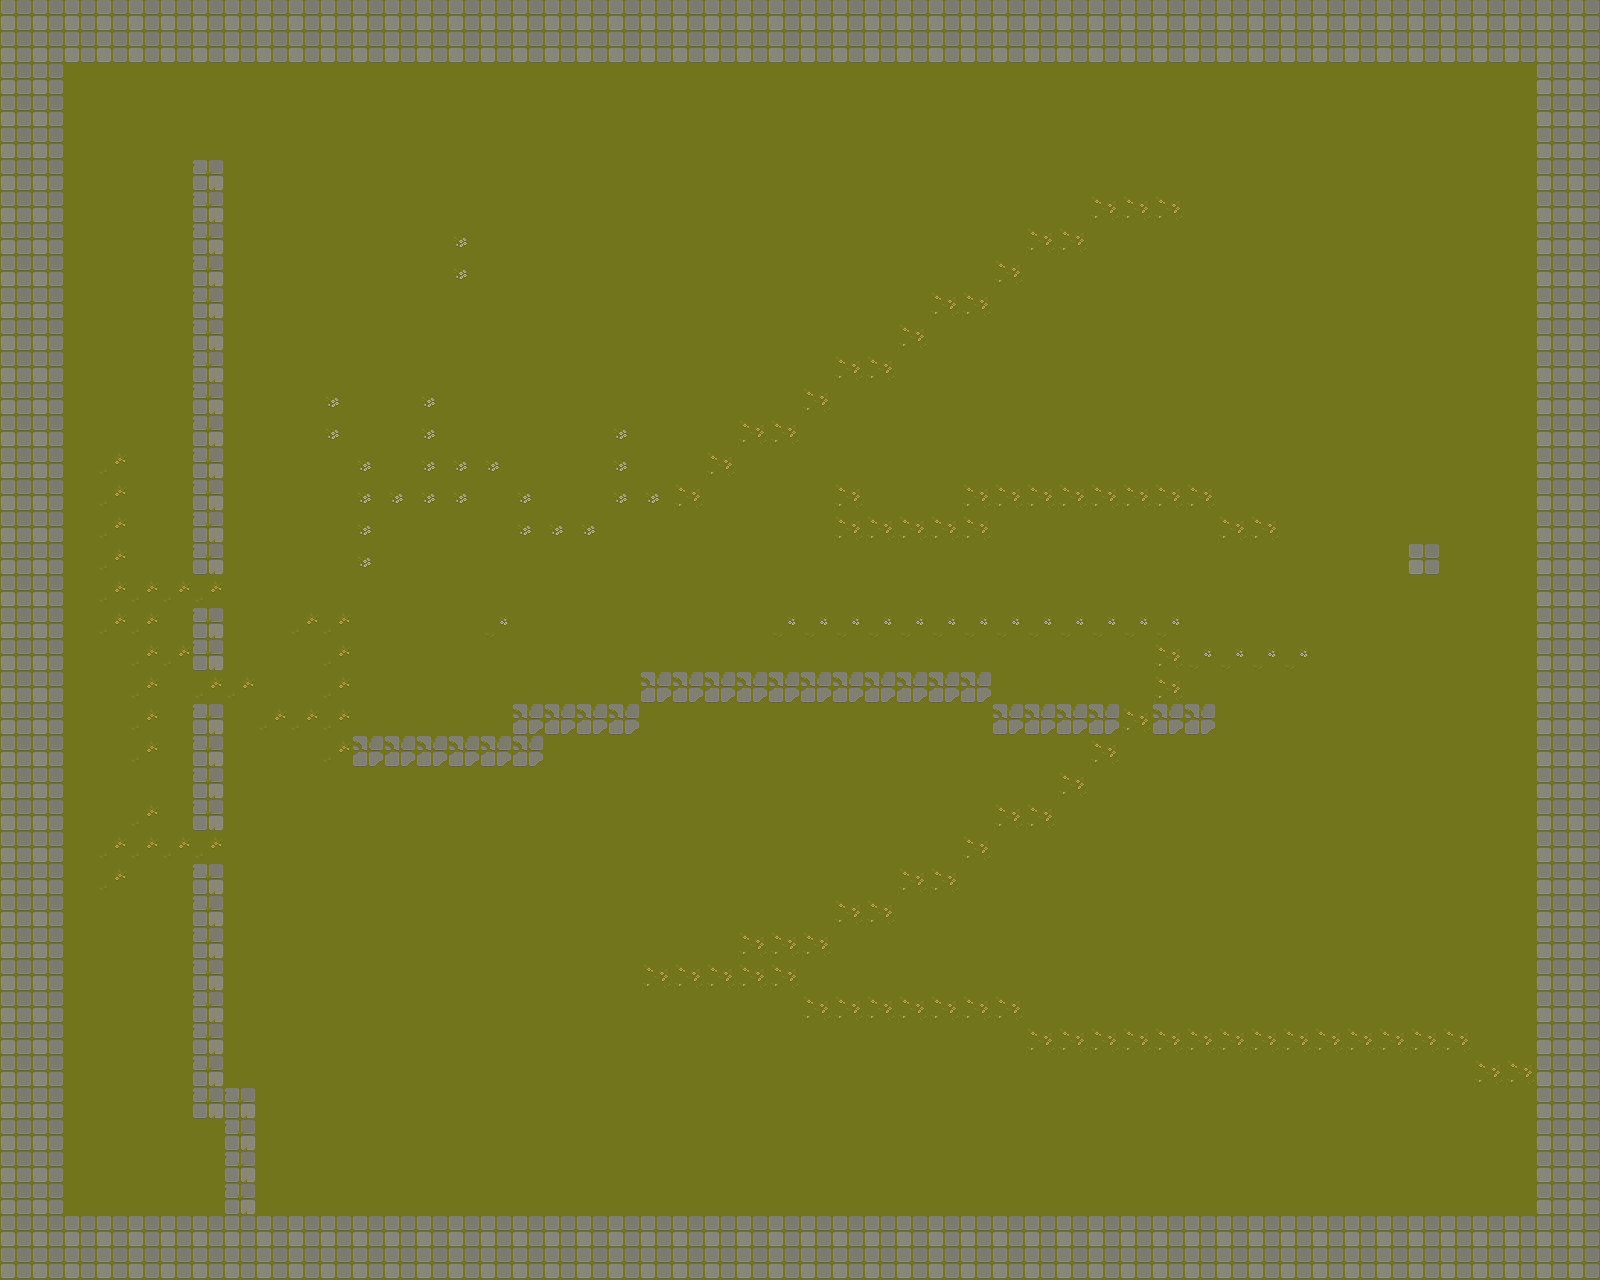

This game map was drawn from its Tiled (.tmx) file and the tilesets committed beside it. A one-line description and the full map source follow:
An orthogonal 50x40 tile map with 32x32 px tiles, 1 tile layer (Tile Layer 1).

<map version="1.9" tiledversion="1.9.2" orientation="orthogonal" renderorder="right-down" width="50" height="40" tilewidth="32" tileheight="32" infinite="0" nextlayerid="2" nextobjectid="1">
 <editorsettings>
  <export target="map_test.csv" format="csv" />
 </editorsettings>
 <tileset firstgid="1" source="TX Tileset Grass.tsx" />
 <layer id="1" name="Tile Layer 1" width="50" height="40">
  <data encoding="csv">
33,33,33,33,33,33,33,33,33,33,33,33,33,33,33,33,33,33,33,33,33,33,33,33,33,33,33,33,33,33,33,33,33,33,33,33,33,33,33,33,33,33,33,33,33,33,33,33,33,33,
33,33,33,33,33,33,33,33,33,33,33,33,33,33,33,33,33,33,33,33,33,33,33,33,33,33,33,33,33,33,33,33,33,33,33,33,33,33,33,33,33,33,33,33,33,33,33,33,33,33,
33,33,1,1,1,1,1,1,1,1,1,1,1,1,1,1,1,1,1,1,1,1,1,1,1,1,1,1,1,1,1,1,1,1,1,1,1,1,1,1,1,1,1,1,1,1,1,1,33,33,
33,33,1,1,1,1,1,1,1,1,1,1,1,1,1,1,1,1,1,1,1,1,1,1,1,1,1,1,1,1,1,1,1,1,1,1,1,1,1,1,1,1,1,1,1,1,1,1,33,33,
33,33,1,1,1,1,1,1,1,1,1,1,1,1,1,1,1,1,1,1,1,1,1,1,1,1,1,1,1,1,1,1,1,1,1,1,1,1,1,1,1,1,1,1,1,1,1,1,33,33,
33,33,1,1,1,1,34,1,1,1,1,1,1,1,1,1,1,1,1,1,1,1,1,1,1,1,1,1,1,1,1,1,1,1,1,1,1,1,1,1,1,1,1,1,1,1,1,1,33,33,
33,33,1,1,1,1,34,1,1,1,1,1,1,1,1,1,1,1,1,1,1,1,1,1,1,1,1,1,1,1,1,1,1,1,30,30,30,1,1,1,1,1,1,1,1,1,1,1,33,33,
33,33,1,1,1,1,34,1,1,1,1,1,1,1,13,1,1,1,1,1,1,1,1,1,1,1,1,1,1,1,1,1,30,30,1,1,1,1,1,1,1,1,1,1,1,1,1,1,33,33,
33,33,1,1,1,1,34,1,1,1,1,1,1,1,13,1,1,1,1,1,1,1,1,1,1,1,1,1,1,1,1,30,1,1,1,1,1,1,1,1,1,1,1,1,1,1,1,1,33,33,
33,33,1,1,1,1,34,1,1,1,1,1,1,1,1,1,1,1,1,1,1,1,1,1,1,1,1,1,1,30,30,1,1,1,1,1,1,1,1,1,1,1,1,1,1,1,1,1,33,33,
33,33,1,1,1,1,34,1,1,1,1,1,1,1,1,1,1,1,1,1,1,1,1,1,1,1,1,1,30,1,1,1,1,1,1,1,1,1,1,1,1,1,1,1,1,1,1,1,33,33,
33,33,1,1,1,1,34,1,1,1,1,1,1,1,1,1,1,1,1,1,1,1,1,1,1,1,30,30,1,1,1,1,1,1,1,1,1,1,1,1,1,1,1,1,1,1,1,1,33,33,
33,33,1,1,1,1,34,1,1,1,13,1,1,13,1,1,1,1,1,1,1,1,1,1,1,30,1,1,1,1,1,1,1,1,1,1,1,1,1,1,1,1,1,1,1,1,1,1,33,33,
33,33,1,1,1,1,34,1,1,1,13,1,1,13,1,1,1,1,1,13,1,1,1,30,30,1,1,1,1,1,1,1,1,1,1,1,1,1,1,1,1,1,1,1,1,1,1,1,33,33,
33,33,1,15,1,1,34,1,1,1,1,13,1,13,13,13,1,1,1,13,1,1,30,1,1,1,1,1,1,1,1,1,1,1,1,1,1,1,1,1,1,1,1,1,1,1,1,1,33,33,
33,33,1,15,1,1,34,1,1,1,1,13,13,13,13,1,13,1,1,13,13,30,1,1,1,1,30,1,1,1,30,30,30,30,30,30,30,30,1,1,1,1,1,1,1,1,1,1,33,33,
33,33,1,15,1,1,34,1,1,1,1,13,1,1,1,1,13,13,13,1,1,1,1,1,1,1,30,30,30,30,30,1,1,1,1,1,1,1,30,30,1,1,1,1,1,1,1,1,33,33,
33,33,1,15,1,1,34,1,1,1,1,13,1,1,1,1,1,1,1,1,1,1,1,1,1,1,1,1,1,1,1,1,1,1,1,1,1,1,1,1,1,1,1,1,33,1,1,1,33,33,
33,33,1,15,15,15,15,1,1,1,1,1,1,1,1,1,1,1,1,1,1,1,1,1,1,1,1,1,1,1,1,1,1,1,1,1,1,1,1,1,1,1,1,1,1,1,1,1,33,33,
33,33,1,15,15,1,34,1,1,15,15,1,1,1,1,14,1,1,1,1,1,1,1,1,14,14,14,14,14,14,14,14,14,14,14,14,14,1,1,1,1,1,1,1,1,1,1,1,33,33,
33,33,1,1,15,15,34,1,1,1,15,1,1,1,1,1,1,1,1,1,1,1,1,1,1,1,1,1,1,1,1,1,1,1,1,1,30,14,14,14,14,1,1,1,1,1,1,1,33,33,
33,33,1,1,15,1,15,15,1,1,15,1,1,1,1,1,1,1,1,1,50,50,50,50,50,50,50,50,50,50,50,1,1,1,1,1,30,1,1,1,1,1,1,1,1,1,1,1,33,33,
33,33,1,1,15,1,34,1,15,15,15,1,1,1,1,1,50,50,50,50,1,1,1,1,1,1,1,1,1,1,1,50,50,50,50,30,50,50,1,1,1,1,1,1,1,1,1,1,33,33,
33,33,1,1,15,1,34,1,1,1,15,50,50,50,50,50,50,1,1,1,1,1,1,1,1,1,1,1,1,1,1,1,1,1,30,1,1,1,1,1,1,1,1,1,1,1,1,1,33,33,
33,33,1,1,1,1,34,1,1,1,1,1,1,1,1,1,1,1,1,1,1,1,1,1,1,1,1,1,1,1,1,1,1,30,1,1,1,1,1,1,1,1,1,1,1,1,1,1,33,33,
33,33,1,1,15,1,34,1,1,1,1,1,1,1,1,1,1,1,1,1,1,1,1,1,1,1,1,1,1,1,1,30,30,1,1,1,1,1,1,1,1,1,1,1,1,1,1,1,33,33,
33,33,1,15,15,15,15,1,1,1,1,1,1,1,1,1,1,1,1,1,1,1,1,1,1,1,1,1,1,1,30,1,1,1,1,1,1,1,1,1,1,1,1,1,1,1,1,1,33,33,
33,33,1,15,1,1,34,1,1,1,1,1,1,1,1,1,1,1,1,1,1,1,1,1,1,1,1,1,30,30,1,1,1,1,1,1,1,1,1,1,1,1,1,1,1,1,1,1,33,33,
33,33,1,1,1,1,34,1,1,1,1,1,1,1,1,1,1,1,1,1,1,1,1,1,1,1,30,30,1,1,1,1,1,1,1,1,1,1,1,1,1,1,1,1,1,1,1,1,33,33,
33,33,1,1,1,1,34,1,1,1,1,1,1,1,1,1,1,1,1,1,1,1,1,30,30,30,1,1,1,1,1,1,1,1,1,1,1,1,1,1,1,1,1,1,1,1,1,1,33,33,
33,33,1,1,1,1,34,1,1,1,1,1,1,1,1,1,1,1,1,1,30,30,30,30,30,1,1,1,1,1,1,1,1,1,1,1,1,1,1,1,1,1,1,1,1,1,1,1,33,33,
33,33,1,1,1,1,34,1,1,1,1,1,1,1,1,1,1,1,1,1,1,1,1,1,1,30,30,30,30,30,30,30,1,1,1,1,1,1,1,1,1,1,1,1,1,1,1,1,33,33,
33,33,1,1,1,1,34,1,1,1,1,1,1,1,1,1,1,1,1,1,1,1,1,1,1,1,1,1,1,1,1,1,30,30,30,30,30,30,30,30,30,30,30,30,30,30,1,1,33,33,
33,33,1,1,1,1,34,1,1,1,1,1,1,1,1,1,1,1,1,1,1,1,1,1,1,1,1,1,1,1,1,1,1,1,1,1,1,1,1,1,1,1,1,1,1,1,30,30,33,33,
33,33,1,1,1,1,34,34,1,1,1,1,1,1,1,1,1,1,1,1,1,1,1,1,1,1,1,1,1,1,1,1,1,1,1,1,1,1,1,1,1,1,1,1,1,1,1,1,33,33,
33,33,1,1,1,1,1,34,1,1,1,1,1,1,1,1,1,1,1,1,1,1,1,1,1,1,1,1,1,1,1,1,1,1,1,1,1,1,1,1,1,1,1,1,1,1,1,1,33,33,
33,33,1,1,1,1,1,34,1,1,1,1,1,1,1,1,1,1,1,1,1,1,1,1,1,1,1,1,1,1,1,1,1,1,1,1,1,1,1,1,1,1,1,1,1,1,1,1,33,33,
33,33,1,1,1,1,1,34,1,1,1,1,1,1,1,1,1,1,1,1,1,1,1,1,1,1,1,1,1,1,1,1,1,1,1,1,1,1,1,1,1,1,1,1,1,1,1,1,33,33,
33,33,33,33,33,33,33,33,33,33,33,33,33,33,33,33,33,33,33,33,33,33,33,33,33,33,33,33,33,33,33,33,33,33,33,33,33,33,33,33,33,33,33,33,33,33,33,33,33,33,
33,33,33,33,33,33,33,33,33,33,33,33,33,33,33,33,33,33,33,33,33,33,33,33,33,33,33,33,33,33,33,33,33,33,33,33,33,33,33,33,33,33,33,33,33,33,33,33,33,33
</data>
 </layer>
</map>
